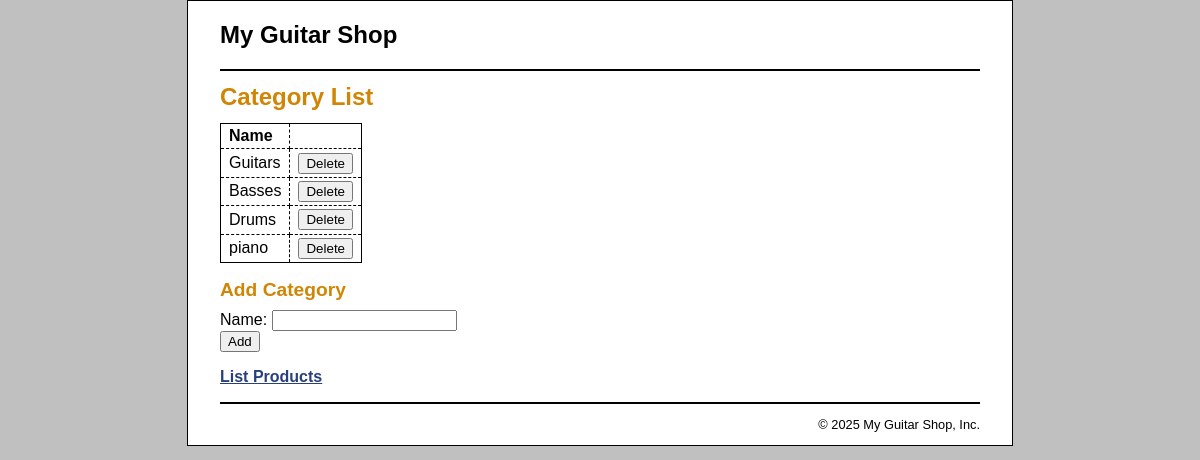
Before: /product_manager/index.php?action=list_categories with the older database file.
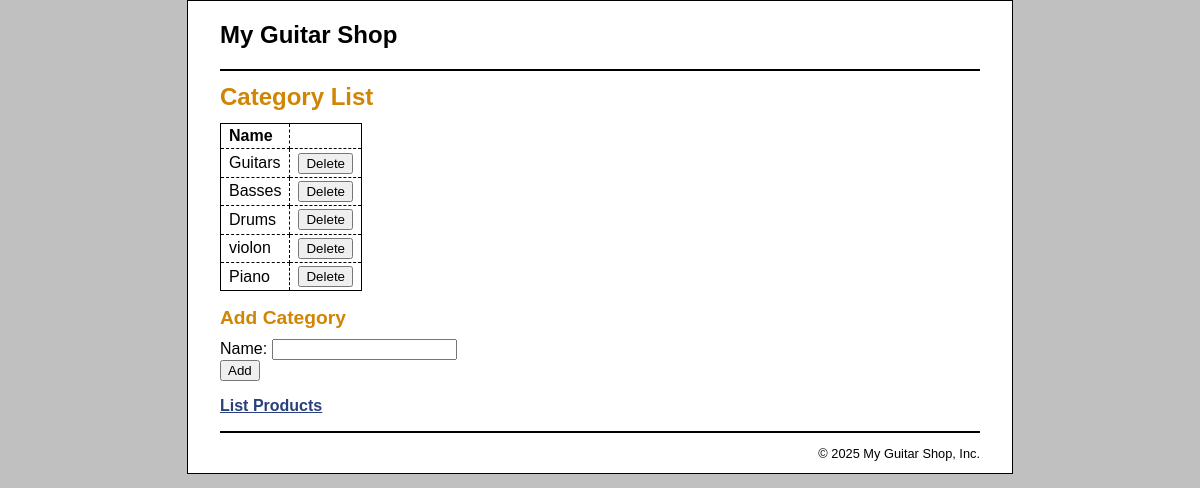
After: the same page with the newer database file.
### tables this page shows
CREATE TABLE `categories` (
  `categoryID` int(11) NOT NULL,
  `categoryName` varchar(255) NOT NULL
);

### model/product_db.php (called while the page is built, shortened)
<?php
function get_categories() {
    global $db;
    $query = 'SELECT * FROM categories ORDER BY categoryID';
    $statement = $db->prepare($query);
    $statement->execute();
    $categories = $statement->fetchAll();
    return $categories;
}
?>

### product_manager/category_list.php (the view, shortened to what this page needs)
<?php include '../view/header.php'; ?>
<main>
    <h1>Category List</h1>
    <table>
        <tr>
            <th>Name</th>
            <th>&nbsp;</th>
        </tr>
        <?php foreach ($categories as $category) : ?>
        <tr>
            <td><?php echo htmlspecialchars($category['categoryName']); ?></td>
            <td>
                <form action="." method="post">
                    <input type="submit" value="Delete">
                </form>
            </td>
        </tr>
        <?php endforeach; ?>
    </table>
    <h2>Add Category</h2>
    <form action="." method="post" id="add_category_form">
        <label>Name:</label>
        <input type="text" name="category_name" maxlength="50" required><br>
        <input type="submit" value="Add"><br>
    </form>
    <p><a href=".">List Products</a></p>
</main>
<?php include '../view/footer.php'; ?>

Changed rows visible on the page:
changed categories: categoryName "piano" → "violon"
added categories: categoryName "Piano"
